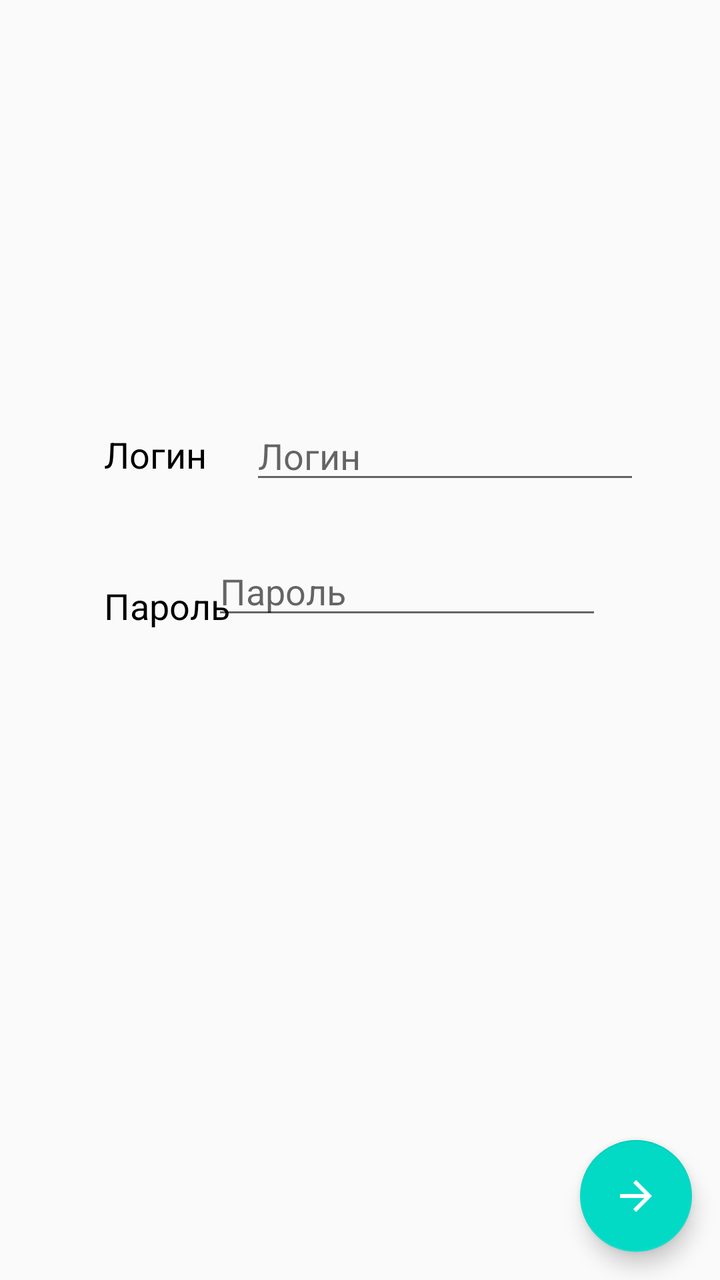
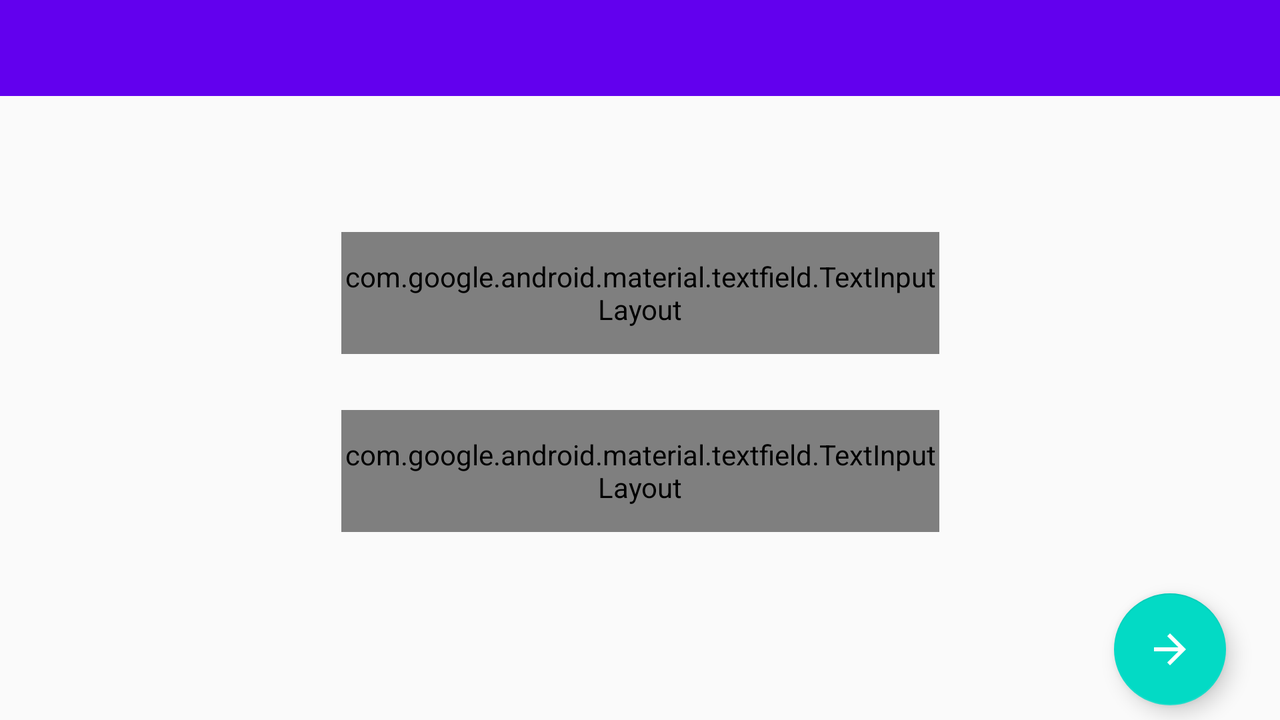

Compare how this app lays out the same screen by default and in its alternative resource folder. The renders come first, then the two layout files and the values they reference.
<!-- AndroidManifest.xml: application theme AppTheme -->
<!-- res/layout/activity_login.xml -->
<?xml version="1.0" encoding="utf-8"?>
<androidx.constraintlayout.widget.ConstraintLayout xmlns:android="http://schemas.android.com/apk/res/android"
    xmlns:app="http://schemas.android.com/apk/res-auto"
    xmlns:tools="http://schemas.android.com/tools"
    android:layout_width="match_parent"
    android:layout_height="match_parent">

    <EditText
        android:id="@+id/PasTXT"
        android:layout_width="195dp"
        android:layout_height="40dp"
        android:ems="10"
        android:hint="@string/pasTXT"
        android:importantForAutofill="no"
        android:inputType="textPassword"
        app:layout_constraintBottom_toBottomOf="parent"
        app:layout_constraintEnd_toEndOf="parent"
        app:layout_constraintHorizontal_bias="0.643"
        app:layout_constraintStart_toStartOf="parent"
        app:layout_constraintTop_toTopOf="parent"
        app:layout_constraintVertical_bias="0.458" />

    <TextView
        android:id="@+id/textView2"
        android:layout_width="wrap_content"
        android:layout_height="wrap_content"
        android:layout_marginTop="32dp"
        android:text="@string/pasTXT"
        android:textColor="#000000"
        android:textSize="18sp"
        app:layout_constraintBottom_toBottomOf="parent"
        app:layout_constraintEnd_toEndOf="parent"
        app:layout_constraintHorizontal_bias="0.175"
        app:layout_constraintStart_toStartOf="parent"
        app:layout_constraintTop_toBottomOf="@+id/textView"
        app:layout_constraintVertical_bias="0.056" />

    <EditText
        android:id="@+id/LoginTXT"
        android:layout_width="195dp"
        android:layout_height="40dp"
        android:layout_marginStart="16dp"
        android:autofillHints=""
        android:ems="10"
        android:hint="@string/loginTXT"
        android:inputType="textPersonName"
        app:layout_constraintBottom_toBottomOf="parent"
        app:layout_constraintEnd_toEndOf="parent"
        app:layout_constraintHorizontal_bias="0.125"
        app:layout_constraintStart_toEndOf="@+id/textView"
        app:layout_constraintTop_toTopOf="parent"
        app:layout_constraintVertical_bias="0.345" />

    <TextView
        android:id="@+id/textView"
        android:layout_width="wrap_content"
        android:layout_height="wrap_content"
        android:text="@string/loginTXT"
        android:textColor="#000000"
        android:textSize="18sp"
        app:layout_constraintBottom_toBottomOf="parent"
        app:layout_constraintEnd_toEndOf="parent"
        app:layout_constraintHorizontal_bias="0.169"
        app:layout_constraintStart_toStartOf="parent"
        app:layout_constraintTop_toTopOf="parent"
        app:layout_constraintVertical_bias="0.349" />

    <com.google.android.material.floatingactionbutton.FloatingActionButton
        android:id="@+id/floatingActionButton"
        android:layout_width="wrap_content"
        android:layout_height="wrap_content"
        android:clickable="true"
        android:onClick="onClickAdd"
        android:rotation="180"
        app:layout_constraintBottom_toBottomOf="parent"
        app:layout_constraintEnd_toEndOf="parent"
        app:layout_constraintHorizontal_bias="0.954"
        app:layout_constraintStart_toStartOf="parent"
        app:layout_constraintTop_toTopOf="parent"
        app:layout_constraintVertical_bias="0.976"
        app:srcCompat="@drawable/abc_vector_test" />

</androidx.constraintlayout.widget.ConstraintLayout>
<!-- resources referenced by this layout -->
<resources>
  <string name="loginTXT">Логин</string>
  <string name="pasTXT">Пароль</string>
  <style name="AppTheme" parent="Theme.AppCompat.Light.DarkActionBar">
          
          <item name="colorPrimary">@color/colorPrimary</item>
          <item name="colorPrimaryDark">@color/colorPrimaryDark</item>
          <item name="colorAccent">@color/colorAccent</item>
          <item name="android:textColor">@color/colorBlack</item>
      </style>
  <color name="colorPrimary">#6200EE</color>
  <color name="colorPrimaryDark">#3700B3</color>
  <color name="colorAccent">#03DAC5</color>
  <color name="colorBlack">#000000</color>
</resources>
<!-- res/layout-land/activity_login.xml (the repository's variant of the layout above) -->
<!-- drawn on the phone turned sideways -->
<?xml version="1.0" encoding="utf-8"?>
<androidx.constraintlayout.widget.ConstraintLayout xmlns:android="http://schemas.android.com/apk/res/android"
    xmlns:app="http://schemas.android.com/apk/res-auto"
    xmlns:tools="http://schemas.android.com/tools"
    android:layout_width="match_parent"
    android:layout_height="match_parent">

    <include
        android:id="@+id/toolbar_login"
        layout="@layout/toolbar_login"
        android:layout_width="0dp"
        android:layout_height="wrap_content"
        app:layout_constraintBottom_toBottomOf="parent"
        app:layout_constraintEnd_toEndOf="parent"
        app:layout_constraintHorizontal_bias="0.002"
        app:layout_constraintStart_toStartOf="parent"
        app:layout_constraintTop_toTopOf="parent"
        app:layout_constraintVertical_bias="0.0" />

    <com.google.android.material.floatingactionbutton.FloatingActionButton
        android:id="@+id/floatingActionButton"
        android:layout_width="wrap_content"
        android:layout_height="wrap_content"
        android:clickable="true"
        android:onClick="onClickAdd"
        android:rotation="180"
        app:layout_constraintBottom_toBottomOf="parent"
        app:layout_constraintEnd_toEndOf="parent"
        app:layout_constraintHorizontal_bias="0.954"
        app:layout_constraintStart_toStartOf="parent"
        app:layout_constraintTop_toTopOf="parent"
        app:layout_constraintVertical_bias="0.976"
        app:srcCompat="@drawable/abc_vector_test" />

    <com.google.android.material.textfield.TextInputLayout

        android:id="@+id/textInputLayout"
        style="@style/Widget.MaterialComponents.TextInputLayout.OutlinedBox"
        android:layout_width="299dp"
        android:layout_height="61dp"
        android:layout_marginTop="68dp"
        android:hint="@string/loginTXT"
        app:endIconMode="clear_text"
        app:layout_constraintEnd_toEndOf="parent"
        app:layout_constraintStart_toStartOf="parent"
        app:layout_constraintTop_toBottomOf="@+id/toolbar_login"
        app:startIconDrawable="@drawable/ic_email_24">

        <com.google.android.material.textfield.TextInputEditText
            android:id="@+id/LoginTXT"
            android:layout_width="match_parent"
            android:layout_height="wrap_content"
            android:textStyle="bold" />
    </com.google.android.material.textfield.TextInputLayout>

    <com.google.android.material.textfield.TextInputLayout

        style="@style/Widget.MaterialComponents.TextInputLayout.OutlinedBox"
        android:layout_width="299dp"
        android:layout_height="61dp"
        android:layout_marginTop="28dp"
        android:hint="@string/pasTXT"
        app:endIconMode="password_toggle"
        app:layout_constraintEnd_toEndOf="parent"
        app:layout_constraintStart_toStartOf="parent"
        app:layout_constraintTop_toBottomOf="@+id/textInputLayout"
        app:startIconDrawable="@drawable/ic_password_24">

        <com.google.android.material.textfield.TextInputEditText
            android:id="@+id/PasTXT"
            android:layout_width="match_parent"
            android:layout_height="wrap_content"
            android:inputType="textPassword"
            android:textStyle="bold" />
    </com.google.android.material.textfield.TextInputLayout>

</androidx.constraintlayout.widget.ConstraintLayout>
<!-- res/layout/toolbar_login.xml (included above) -->
<?xml version="1.0" encoding="utf-8"?>
<androidx.appcompat.widget.Toolbar xmlns:android="http://schemas.android.com/apk/res/android"
    android:layout_width="match_parent"
    android:layout_height="?attr/actionBarSize"
    android:background="?attr/colorPrimary"
    android:theme="@style/AppTheme" />
